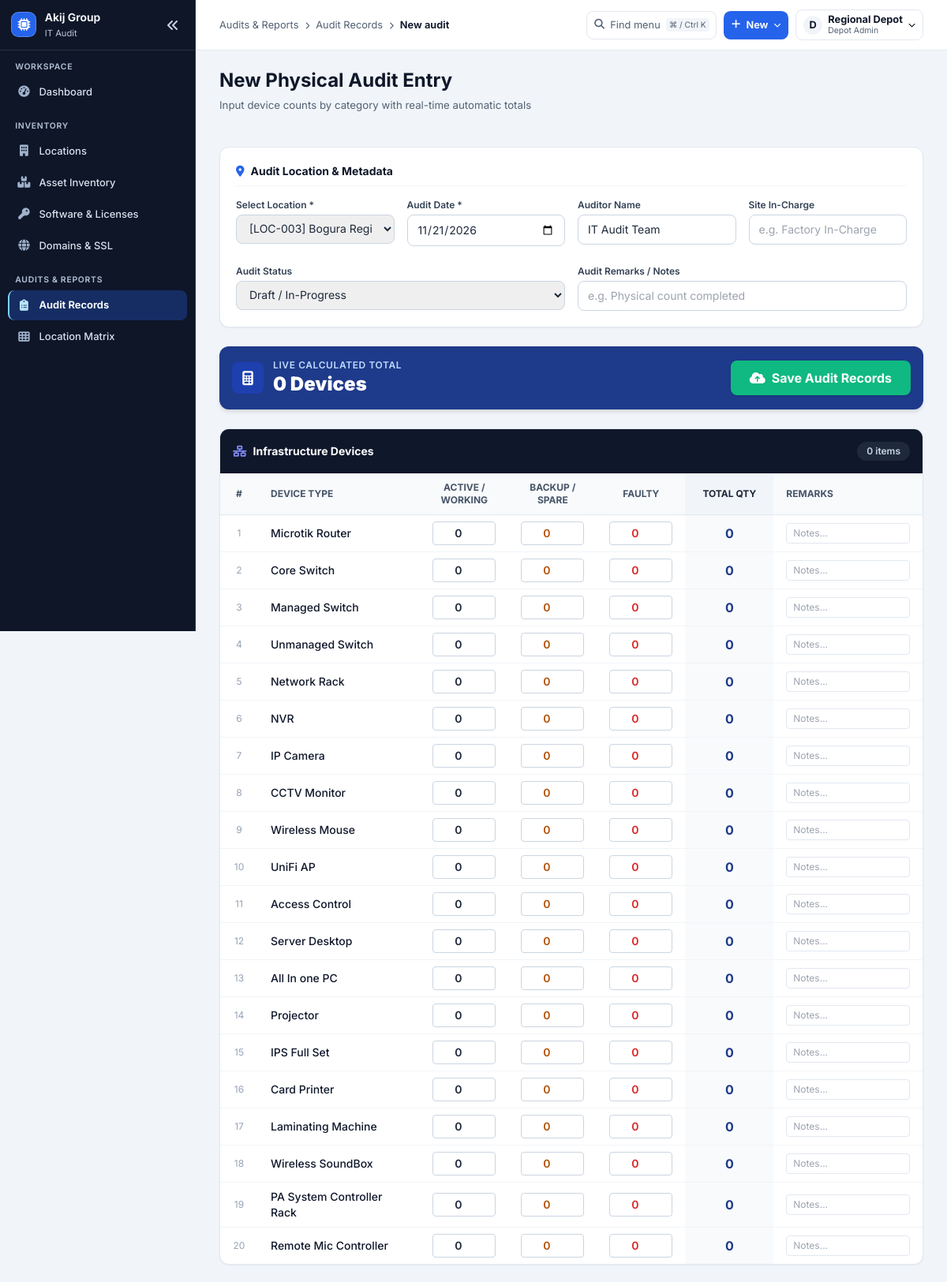
Screenshot of /audits/new/ (signed in, upper part) with the database file from the repository.
### apps/devices/models.py (models this page shows, shortened)
class DeviceCategory(TimeStampedModel):
    CATEGORY_KEYS = (
        ('INFRASTRUCTURE', 'Infrastructure'),
        ('USERS', 'Users / End-User Devices'),
        ('LOGICAL', 'Software & Logical Assets'),
    )
    code = models.CharField(max_length=40, choices=CATEGORY_KEYS, unique=True)
    name = models.CharField(max_length=100)
    order = models.PositiveIntegerField(default=1)
    class Meta:
        verbose_name_plural = "Device Categories"
        ordering = ['order', 'name']

class DeviceType(TimeStampedModel):
    category = models.ForeignKey(DeviceCategory, on_delete=models.CASCADE, related_name='devices')
    name = models.CharField(max_length=120)
    tag_category_code = models.CharField(max_length=4, choices=TAG_CATEGORY_CHOICES, blank=True)
    order = models.PositiveIntegerField(default=1)
    is_count_only = models.BooleanField(default=False, help_text="False for individual asset tracking")
    remarks = models.CharField(max_length=255, blank=True, null=True)
    class Meta:
        ordering = ['category__order', 'order', 'name']
        unique_together = ('category', 'name')

### apps/audits/views.py (the view, shortened to what this page needs)
# urls.py: path('audits/new/', audit_create_or_edit_view, name='audit_create'),
@roles_required(*DASHBOARD_ROUTES)
def audit_create_or_edit_view(request, audit_id=None):
    locations = visible_locations(request.user).order_by('name')
    scoped_audits = AuditSession.objects.filter(location__in=locations)
    role = role_for(request.user)
    local_admin = role in LOCAL_TYPES
    audit = None
    if audit_id:
        audit = get_object_or_404(scoped_audits, id=audit_id)
        if local_admin and audit.status != 'DRAFT':
            raise PermissionDenied
    eligible = Q(is_active=True)
    if audit:
        eligible |= Q(pk=audit.location_id)
    eligible_locations = locations.filter(eligible)
    selected_location_id = audit.location_id if audit else None
    if not audit and request.method != 'POST' and request.GET.get('location'):
        location_id = request.GET['location']
        if not location_id.isdecimal():
            raise Http404('Location not found.')
        selected_location_id = get_object_or_404(eligible_locations, pk=location_id).pk
    categories = DeviceCategory.objects.prefetch_related('devices').all().order_by('order')
    existing_items = {}
    context = {
        'audit': audit,
        'locations': eligible_locations,
        'selected_location_id': selected_location_id,
        'categories': categories,
        'existing_items': existing_items,
        'today': date.today().isoformat()
    }
    return render(request, 'audits/audit_form.html', context)

### templates/audits/audit_form.html (shortened to what this page needs)
{% extends 'base.html' %}
{% block header_title %}{% if audit %}Edit Audit Session{% else %}New Physical Audit Entry{% endif %}{% endblock %}
{% block header_subtitle %}Input device counts by category with real-time automatic totals{% endblock %}
{% block content %}
<form method="POST" id="auditForm" class="space-y-6">
    <div class="bg-white p-5 rounded-xl border border-slate-200 shadow-sm space-y-4">
        <h4 class="text-sm font-bold text-slate-900 border-b border-slate-100 pb-2 flex items-center space-x-2">
            <i class="fa-solid fa-location-dot text-blue-600"></i>
            <span>Audit Location & Metadata</span>
        </h4>
        <div class="grid grid-cols-1 md:grid-cols-4 gap-4">
            <div>
                <label class="block text-xs font-semibold text-slate-700 mb-1">Select Location *</label>
                <select name="location" required class="w-full border border-slate-300 rounded-lg px-3 py-2 text-sm focus:ring-2 focus:ring-blue-500 focus:outline-none">
                    {% for loc in locations %}
                    <option value="{{ loc.id }}" {% if selected_location_id == loc.id %}selected{% endif %}>
                        [{{ loc.location_id }}] {{ loc.name }} ({{ loc.get_location_type_display }})
                    </option>
                    {% endfor %}
                </select>
            </div>
            <div>
                <label class="block text-xs font-semibold text-slate-700 mb-1">Audit Date *</label>
                <input type="date" name="audit_date" value="{% if audit %}{{ audit.audit_date|date:'Y-m-d' }}{% else %}{{ today }}{% endif %}" required class="w-full border border-slate-300 rounded-lg px-3 py-2 text-sm focus:ring-2 focus:ring-blue-500 focus:outline-none">
            </div>
            <div>
                <label class="block text-xs font-semibold text-slate-700 mb-1">Auditor Name</label>
                <input type="text" name="auditor_name" value="{% if audit %}{{ audit.auditor_name }}{% else %}IT Audit Team{% endif %}" class="w-full border border-slate-300 rounded-lg px-3 py-2 text-sm focus:ring-2 focus:ring-blue-500 focus:outline-none">
            </div>
            <div>
                <label class="block text-xs font-semibold text-slate-700 mb-1">Site In-Charge</label>
                <input type="text" name="verified_by_name" value="{% if audit %}{{ audit.verified_by_name|default:'' }}{% endif %}" placeholder="e.g. Factory In-Charge" class="w-full border border-slate-300 rounded-lg px-3 py-2 text-sm focus:ring-2 focus:ring-blue-500 focus:outline-none">
            </div>
        </div>
        <div class="grid grid-cols-1 md:grid-cols-2 gap-4 pt-2">
            <div>
                <label class="block text-xs font-semibold text-slate-700 mb-1">Audit Status</label>
                <select name="status" class="w-full border border-slate-300 rounded-lg px-3 py-2 text-sm focus:ring-2 focus:ring-blue-500 focus:outline-none">
                    <option value="DRAFT" {% if audit and audit.status == 'DRAFT' %}selected{% endif %}>Draft / In-Progress</option>
                </select>
            </div>
            <div>
                <label class="block text-xs font-semibold text-slate-700 mb-1">Audit Remarks / Notes</label>
                <input type="text" name="remarks" value="{% if audit %}{{ audit.remarks|default:'' }}{% endif %}" placeholder="e.g. Physical count completed" class="w-full border border-slate-300 rounded-lg px-3 py-2 text-sm focus:ring-2 focus:ring-blue-500 focus:outline-none">
            </div>
        </div>
    </div>
    <div class="bg-blue-900 text-white p-4 rounded-xl shadow-md flex items-center justify-between">
        <div class="flex items-center space-x-3">
            <div class="w-10 h-10 rounded-lg bg-blue-800 flex items-center justify-center text-lg">
                <i class="fa-solid fa-calculator"></i>
            </div>
            <div>
                <span class="text-xs text-blue-200 uppercase tracking-wider block font-semibold">Live Calculated Total</span>
                <span class="text-2xl font-black text-white" id="liveGrandTotal">0 Devices</span>
            </div>
        </div>
        <button type="submit" class="bg-emerald-500 hover:bg-emerald-600 text-white font-bold px-6 py-2.5 rounded-lg shadow transition flex items-center space-x-2">
            <i class="fa-solid fa-cloud-arrow-up"></i>
            <span>Save Audit Records</span>
        </button>
    </div>
    {% for cat in categories %}
    <div class="bg-white rounded-xl border border-slate-200 shadow-sm overflow-hidden">
        <div class="p-4 bg-slate-900 text-white flex items-center justify-between">
            <h4 class="font-bold text-sm flex items-center space-x-2">
                <i class="fa-solid {% if cat.code == 'INFRASTRUCTURE' %}fa-network-wired text-indigo-400{% else %}fa-laptop text-emerald-400{% endif %}"></i>
                <span>{{ cat.name }}</span>
            </h4>
            <span class="text-xs bg-slate-800 px-3 py-1 rounded-full text-slate-300 font-semibold" id="catTotal_{{ cat.id }}">
            </span>
        </div>
        <div class="overflow-x-auto">
            <table class="w-full text-left border-collapse text-sm">
                <thead>
                    <tr class="bg-slate-50 text-slate-600 font-semibold border-b border-slate-200 text-xs uppercase">
                        <th class="px-4 py-2.5 text-center w-12">#</th>
                        <th class="px-4 py-2.5 min-w-[200px]">Device Type</th>
                        <th class="px-4 py-2.5 text-center w-28">Active / Working</th>
                        <th class="px-4 py-2.5 text-center w-28">Backup / Spare</th>
                        <th class="px-4 py-2.5 text-center w-28">Faulty</th>
                        <th class="px-4 py-2.5 text-center w-28 bg-slate-100 font-bold text-slate-800">Total Qty</th>
                        <th class="px-4 py-2.5 min-w-[150px]">Remarks</th>
                    </tr>
                </thead>
                <tbody class="divide-y divide-slate-100">
                    {% for dev in cat.devices.all %}
                    <tr class="hover:bg-slate-50/70 transition">
                        <td class="px-4 py-2 text-center text-slate-400 text-xs">{{ forloop.counter }}</td>
                        <td class="px-4 py-2 font-medium text-slate-900">{{ dev.name }}</td>
                        <td class="px-4 py-2">
                            <input type="number" min="0" name="active_{{ dev.id }}" data-dev-id="{{ dev.id }}" data-cat-id="{{ cat.id }}"
                                   value="0"
                                   class="qty-input active-input w-full border border-slate-300 rounded px-2 py-1 text-center text-sm font-semibold text-slate-800 focus:ring-1 focus:ring-blue-500">
                        </td>
                        <td class="px-4 py-2">
                            <input type="number" min="0" name="backup_{{ dev.id }}" data-dev-id="{{ dev.id }}" data-cat-id="{{ cat.id }}"
                                   value="0"
                                   class="qty-input backup-input w-full border border-slate-300 rounded px-2 py-1 text-center text-sm font-semibold text-amber-700 focus:ring-1 focus:ring-blue-500">
                        </td>
                        <td class="px-4 py-2">
                            <input type="number" min="0" name="faulty_{{ dev.id }}" data-dev-id="{{ dev.id }}" data-cat-id="{{ cat.id }}"
                                   value="0"
                                   class="qty-input faulty-input w-full border border-slate-300 rounded px-2 py-1 text-center text-sm font-semibold text-red-600 focus:ring-1 focus:ring-blue-500">
                        </td>
                        <td class="px-4 py-2 text-center font-bold text-blue-900 bg-slate-50 text-base" id="rowTotal_{{ dev.id }}">
                            0
                        </td>
                        <td class="px-4 py-2">
                            <input type="text" name="remarks_{{ dev.id }}"
                                   placeholder="Notes..."
                                   class="w-full border border-slate-200 rounded px-2 py-1 text-xs text-slate-700">
                        </td>
                    </tr>
                    {% endfor %}
                </tbody>
            </table>
        </div>
    </div>
    {% endfor %}
</form>
{% endblock %}

### templates/navigation/actions.html (shortened to what this page needs)
<div class="portal-toolbar-actions">
    {% if nav_sections %}
    <button type="button" class="portal-quick-button" data-open-command aria-label="Find in navigation" aria-keyshortcuts="Control+k Meta+k">
        <i class="fa-solid fa-magnifying-glass" aria-hidden="true"></i>
        <span>Find menu</span><kbd>⌘ / Ctrl K</kbd>
    </button>
    <details class="portal-popover">
        <summary class="portal-create-button"><i class="fa-solid fa-plus" aria-hidden="true"></i><span>New</span><i class="fa-solid fa-chevron-down portal-chevron" aria-hidden="true"></i></summary>
    </details>
    {% endif %}
    {% if request.user.is_authenticated %}
    <details class="portal-popover">
        <summary class="portal-account-button" aria-label="Account menu">
            <span class="portal-avatar" aria-hidden="true">{{ request.user.username|slice:':1'|upper }}</span>
            <span class="portal-account-label"><strong>{{ request.user.get_short_name|default:request.user.username }}</strong><small>{{ administration_role|default:'User' }}</small></span>
            <i class="fa-solid fa-chevron-down portal-chevron" aria-hidden="true"></i>
        </summary>
    </details>
    {% endif %}
</div>

### rows the page displays
DeviceCategory: name "Infrastructure Devices"
DeviceType: name "Microtik Router"
DeviceType: name "Core Switch"
DeviceType: name "Managed Switch"
DeviceType: name "Unmanaged Switch"
DeviceType: name "Network Rack"
DeviceType: name "NVR"
DeviceType: name "IP Camera"
DeviceType: name "CCTV Monitor"
DeviceType: name "Wireless Mouse"
DeviceType: name "UniFi AP"
DeviceType: name "Access Control"
DeviceType: name "Server Desktop"
DeviceType: name "All In one PC"
DeviceType: name "Projector"
DeviceType: name "IPS Full Set"
DeviceType: name "Card Printer"
DeviceType: name "Laminating Machine"
DeviceType: name "Wireless SoundBox"
DeviceType: name "PA System Controller Rack"
DeviceType: name "Remote Mic Controller"

### other values shown
{{ portal.group_name|default:portal.organization_name }} "Akij Group"
{{ portal.application_short_name }} "IT Audit"
{{ group.label }} "WORKSPACE" "INVENTORY" "AUDITS & REPORTS"
{{ link.label }} "Dashboard" "Locations" "Asset Inventory" "Software & Licenses" "Domains & SSL" "Audit Records" "Location Matrix"
{{ nav_current.group }} "Audits & Reports"
{{ nav_current.label }} "Audit Records"
{{ nav_current.subpage }} "New audit"
{{ request.user.username|slice:':1'|upper }} "D"
{{ request.user.get_short_name|default:request.user.username }} "Regional Depot"
{{ administration_role|default:'User' }} "Depot Admin"
